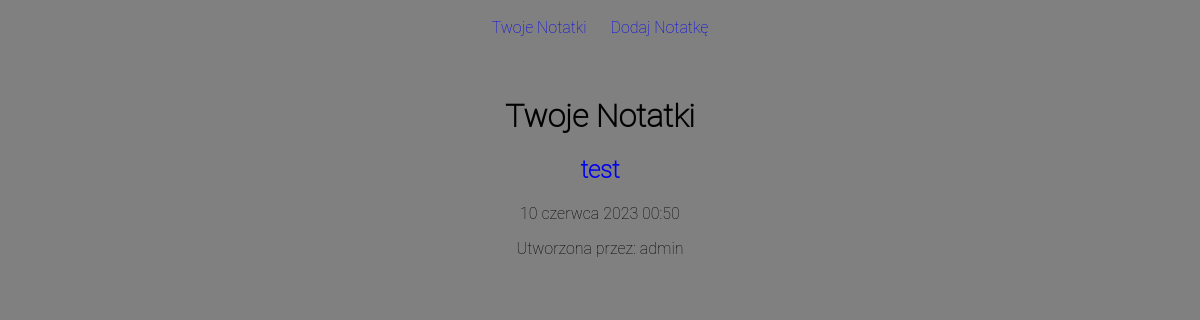
Before: / with the older database file.
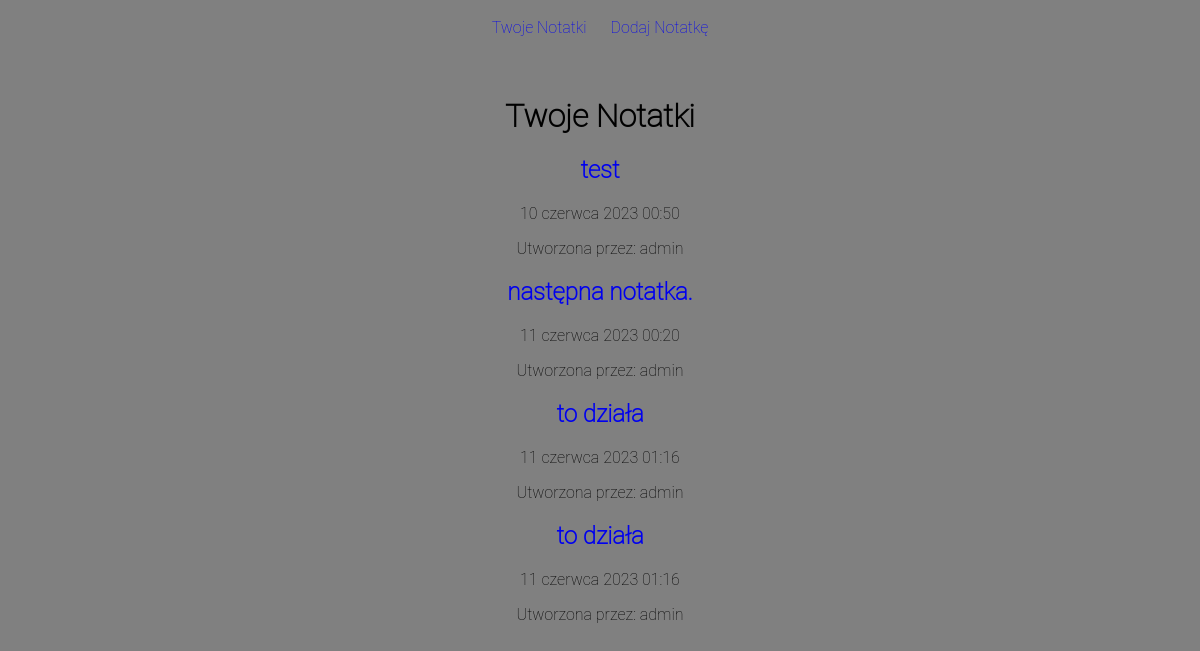
After: the same page with the newer database file.
### notesApp/models.py (models this page shows, shortened)
class Note(models.Model):
    title = models.CharField(max_length=250)
    content = models.TextField()
    creation_date = models.DateTimeField(auto_now_add=True)
    author = models.ForeignKey(User, on_delete=models.CASCADE)

### notesApp/views.py (the view)
# urls.py: path('', views.note_list, name="note_list"),
def note_list(request):
    notes = Note.objects.all()
    return render(request, 'notes/note_list.html', {'notes' : notes})

### notesApp/templates/notes/note_list.html
{% extends 'base.html' %}
{% block content %}
    <h1>Twoje Notatki</h1>
    {% for note in notes %}
        <h2><a href="{% url 'notesApp:note_detail' pk=note.pk %}">{{ note.title }}</a></h2>
        <p>{{ note.creation_date }}</p>
        <p>Utworzona przez: {{ note.author }}</p>
    {% endfor %}
{% endblock %}

### notesApp/templates/base.html (shortened to what this page needs)
{% load static %}
<!DOCTYPE html>
<html>
<head>
    <link rel="stylesheet" type="text/css" href="{% static 'css/style.css' %}">
</head>
<body>
    <nav>
        <ul>
            <li><a href="{% url 'notesApp:note_list' %}">Twoje Notatki</a></li>
            <li><a href="{% url 'notesApp:note_create' %}">Dodaj Notatkę</a></li>
        </ul>
    </nav>
    <main>
        {% block content %}
        {% endblock %}
    </main>
</body>
</html>

### notesApp/static/css/style.css (style rules this page uses)
body { font-family: "Roboto Thin"; background-color: gray; }
main { max-width: 600px; margin: 50px auto; padding: 0 20px; text-align: center; }
nav ul { padding: 0; margin: 0; text-align: center; color: black; }
nav ul li { display: inline-block; margin: 10px; color: mediumaquamarine; }
a { text-decoration: none; }

Changed rows visible on the page:
added Note: title "następna notatka.", creation_date "11 czerwca 2023 00:20", author "admin"
added Note: title "to działa", creation_date "11 czerwca 2023 01:16", author "admin"
added Note: title "to działa", creation_date "11 czerwca 2023 01:16", author "admin"
